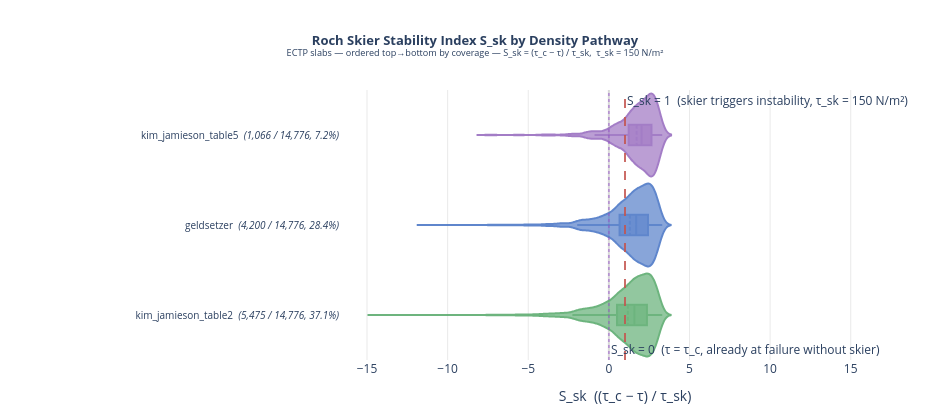

The notebook cell this image was saved under:
### Markdown cell above
## 8. S_sk Distribution by Density Pathway (Skier Variant)

Violin plots of the Föhn (1987) skier stability index
$S_{sk} = (\tau_c - \tau) / \tau_{sk}$ using $\tau_{sk} = 150$ N/m².

- $S_{sk} < 1$: a skier triggers instability (skier load exceeds the remaining strength margin).
- $S_{sk} < 0$: the slope is already gravitationally unstable without any skier load ($\tau > \tau_c$).

### Code cell
fig_sk = go.Figure()

for m in reversed(sorted_methods):
    vals = np.array(pathway_S_sk[m])
    if len(vals) == 0:
        continue
    n          = len(vals)
    pct        = n / total
    color      = DENSITY_COLORS.get(m, 'rgba(128,128,128,0.75)')
    line_color = color.replace('0.75', '1.0')

    fig_sk.add_trace(go.Violin(
        x=vals,
        y=[f"{m}  <i>({n:,} / {total:,}, {pct:.1%})</i>"] * n,
        orientation='h',
        name=m,
        box_visible=True,
        meanline_visible=True,
        points=False,
        fillcolor=color,
        line_color=line_color,
        opacity=0.85,
        showlegend=False,
    ))

fig_sk.add_vline(
    x=1.0,
    line_dash='dash',
    line_color='rgba(196,84,78,0.85)',
    line_width=2,
    annotation_text=f'S_sk = 1  (skier triggers instability, τ_sk = {TAU_SK:.0f} N/m²)',
    annotation_position='top right',
)
fig_sk.add_vline(
    x=0.0,
    line_dash='dot',
    line_color='rgba(150,80,200,0.6)',
    line_width=1.5,
    annotation_text='S_sk = 0  (τ = τ_c, already at failure without skier)',
    annotation_position='bottom right',
)

fig_sk.update_layout(
    title=dict(
        text=(
            '<b>Roch Skier Stability Index S_sk by Density Pathway</b><br>'
            f'<sup>ECTP slabs — ordered top→bottom by coverage — '
            f'S_sk = (τ_c − τ) / τ_sk,  τ_sk = {TAU_SK:.0f} N/m²</sup>'
        ),
        x=0.5, xanchor='center', font=dict(size=13),
    ),
    xaxis=dict(
        title='S_sk  ((τ_c − τ) / τ_sk)',
        gridcolor='rgba(200,200,200,0.4)',
        zeroline=True,
        zerolinecolor='rgba(180,180,180,0.5)',
    ),
    yaxis=dict(
        autorange='reversed',
        tickfont=dict(size=10),
    ),
    plot_bgcolor='white',
    violingap=0.08,
    violingroupgap=0,
    width=950,
    height=420,
    margin=dict(l=340, r=40, t=90, b=60),
)

fig_sk.show()

### Figure 1 — Plotly figure (JSON) as saved in the notebook; plotly's stock layout.template omitted (floating-point values rounded to 4 significant figures; data arrays with more than 128 entries replaced by an {"elided": "..."} marker saying what was removed)
{"data": [{"box": {"visible": true}, "fillcolor": "rgba(148, 103, 189, 0.75)", "line": {"color": "rgba(148, 103, 189, 1.0)"}, "meanline": {"visible": true}, "name": "kim_jamieson_table5", "opacity": 0.85, "orientation": "h", "points": false, "showlegend": false, "type": "violin", "x": {"elided": "1066 float values"}, "y": {"elided": "1066 str values"}}, {"box": {"visible": true}, "fillcolor": "rgba( 68, 114, 196, 0.75)", "line": {"color": "rgba( 68, 114, 196, 1.0)"}, "meanline": {"visible": true}, "name": "geldsetzer", "opacity": 0.85, "orientation": "h", "points": false, "showlegend": false, "type": "violin", "x": {"elided": "4200 float values"}, "y": {"elided": "4200 str values"}}, {"box": {"visible": true}, "fillcolor": "rgba( 84, 168, 104, 0.75)", "line": {"color": "rgba( 84, 168, 104, 1.0)"}, "meanline": {"visible": true}, "name": "kim_jamieson_table2", "opacity": 0.85, "orientation": "h", "points": false, "showlegend": false, "type": "violin", "x": {"elided": "5475 float values"}, "y": {"elided": "5475 str values"}}], "layout": {"annotations": [{"showarrow": false, "text": "S_sk = 1  (skier triggers instability, τ_sk = 150 N/m²)", "x": 1, "xanchor": "left", "xref": "x", "y": 1, "yanchor": "top", "yref": "y domain"}, {"showarrow": false, "text": "S_sk = 0  (τ = τ_c, already at failure without skier)", "x": 0, "xanchor": "left", "xref": "x", "y": 0, "yanchor": "bottom", "yref": "y domain"}], "height": 420, "margin": {"b": 60, "l": 340, "r": 40, "t": 90}, "plot_bgcolor": "white", "shapes": [{"line": {"color": "rgba(196,84,78,0.85)", "dash": "dash", "width": 2}, "type": "line", "x0": 1, "x1": 1, "xref": "x", "y0": 0, "y1": 1, "yref": "y domain"}, {"line": {"color": "rgba(150,80,200,0.6)", "dash": "dot", "width": 1.5}, "type": "line", "x0": 0, "x1": 0, "xref": "x", "y0": 0, "y1": 1, "yref": "y domain"}], "title": {"font": {"size": 13}, "text": "<b>Roch Skier Stability Index S_sk by Density Pathway</b><br><sup>ECTP slabs — ordered top→bottom by coverage — S_sk = (τ_c − τ) / τ_sk,  τ_sk = 150 N/m²</sup>", "x": 0.5, "xanchor": "center"}, "violingap": 0.08, "violingroupgap": 0, "width": 950, "xaxis": {"gridcolor": "rgba(200,200,200,0.4)", "title": {"text": "S_sk  ((τ_c − τ) / τ_sk)"}, "zeroline": true, "zerolinecolor": "rgba(180,180,180,0.5)"}, "yaxis": {"autorange": "reversed", "tickfont": {"size": 10}}}}
